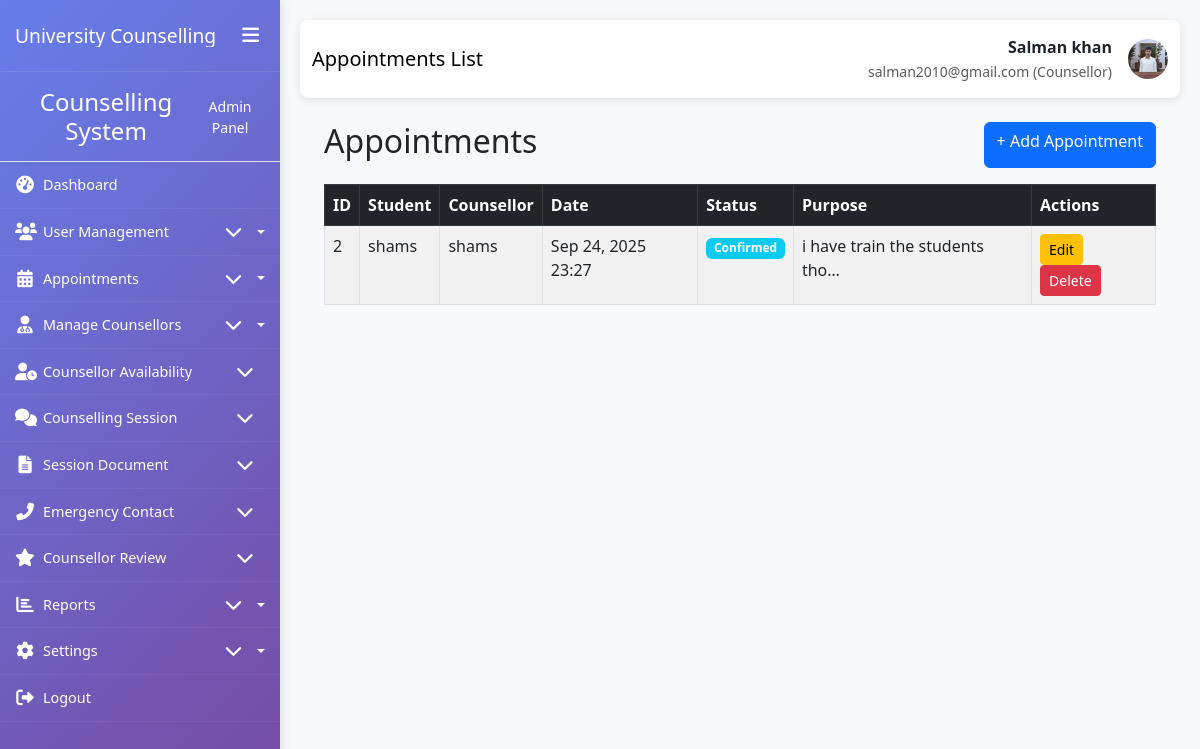
The app's page /appointments/ (signed in) with its own data.
### My_App/models.py (models this page shows, shortened)
class CustomUser(AbstractUser):
    ROLE_CHOICES = (
        ('student', 'Student'),
        ('counsellor', 'Counsellor'),
        ('admin', 'Administrator'),
    )
    role = models.CharField(max_length=20, choices=ROLE_CHOICES, default='student')
    phone_number = models.CharField(max_length=15, blank=True, null=True)
    date_of_birth = models.DateField(blank=True, null=True)
    profile_picture = models.ImageField(upload_to='profile_pics/', blank=True, null=True)
    created_at = models.DateTimeField(auto_now_add=True)
    updated_at = models.DateTimeField(auto_now=True)
    class Meta:
        permissions = [
            ("can_access_admin_panel", "Can access admin panel"),
            ("can_manage_users", "Can manage users"),
            ("can_manage_appointments", "Can manage appointments"),
            ("can_view_reports", "Can view reports"),
            ("can_manage_counsellors", "Can manage counsellors"),
        ]

class Appointment(models.Model):
    STATUS_CHOICES = (
        ('pending', 'Pending'),
        ('confirmed', 'Confirmed'),
        ('completed', 'Completed'),
        ('cancelled', 'Cancelled'),
        ('no_show', 'No Show'),
    )
    student = models.ForeignKey(Student, on_delete=models.CASCADE)
    counsellor = models.ForeignKey(Counsellor, on_delete=models.CASCADE)
    appointment_date = models.DateTimeField()
    duration_minutes = models.IntegerField(default=60)
    status = models.CharField(max_length=20, choices=STATUS_CHOICES, default='pending')
    purpose = models.TextField()
    concerns = models.TextField(blank=True, null=True)
    created_at = models.DateTimeField(auto_now_add=True)
    updated_at = models.DateTimeField(auto_now=True)
    class Meta:
        ordering = ['-appointment_date']
        unique_together = ['counsellor', 'appointment_date']
        permissions = [
            ("can_change_appointment_status", "Can change appointment status"),
            ("can_view_all_appointments", "Can view all appointments"),
        ]

class Student(models.Model):
    user = models.OneToOneField(CustomUser, on_delete=models.CASCADE, primary_key=True)
    student_id = models.CharField(max_length=20, unique=True)
    enrollment_date = models.DateField()
    FACULTY_CHOICES = (
        ('engineering', 'Engineering'),
        ('science', 'Science'),
        ('arts', 'Arts'),
        ('business', 'Business'),
        ('medicine', 'Medicine'),
        ('law', 'Law'),
    )
    faculty = models.CharField(max_length=50, choices=FACULTY_CHOICES)
    department = models.CharField(max_length=100)
    academic_year = models.IntegerField(
        validators=[MinValueValidator(1), MaxValueValidator(6)]
    )
    emergency_contact_name = models.CharField(max_length=100)
    emergency_contact_phone = models.CharField(max_length=15)
    address = models.TextField(blank=True, null=True)
    class Meta:
        permissions = [
            ("can_view_own_appointments", "Can view own appointments"),
            ("can_book_appointment", "Can book appointment"),
            ("can_view_own_records", "Can view own records"),
            ("can_cancel_appointment", "Can cancel appointment"),
        ]

class Counsellor(models.Model):
    user = models.OneToOneField(CustomUser, on_delete=models.CASCADE, primary_key=True)
    specialization = models.CharField(max_length=100)
    license_number = models.CharField(max_length=50, unique=True)
    experience_years = models.IntegerField(default=0)
    qualifications = models.TextField()
    bio = models.TextField(blank=True, null=True)
    AREA_OF_EXPERTISE_CHOICES = (
        ('academic', 'Academic Counselling'),
        ('career', 'Career Counselling'),
        ('personal', 'Personal Counselling'),
        ('mental_health', 'Mental Health'),
        ('crisis', 'Crisis Intervention'),
    )
    area_of_expertise = models.CharField(max_length=50, choices=AREA_OF_EXPERTISE_CHOICES)
    is_available = models.BooleanField(default=True)
    max_students = models.IntegerField(default=20)
    class Meta:
        permissions = [
            ("can_view_student_records", "Can view student records"),
            ("can_manage_schedule", "Can manage schedule"),
            ("can_write_session_notes", "Can write session notes"),
            ("can_view_all_appointments", "Can view all appointments"),
            ("can_manage_own_availability", "Can manage own availability"),
        ]

### My_App/views.py (the view)
# urls.py: path('appointments/', views.appointment_list, name='appointment_list'),
def appointment_list(request):
    appointments = Appointment.objects.all().select_related('student', 'counsellor')
    return render(request, 'My_Admin/appointments/list.html', {'appointments': appointments})

### templates/My_Admin/appointments/list.html (shortened to what this page needs)
{% extends 'My_Admin/base1.html' %}
{% block page_title %}Appointments List{% endblock %}
{% block content %}
<div class="container mt-4">
    <div class="d-flex justify-content-between mb-3">
        <h2>Appointments</h2>
        <a href="{% url 'appointment_create' %}" class="btn btn-primary">+ Add Appointment</a>
    </div>
    <table class="table table-bordered table-striped">
        <thead class="table-dark">
            <tr>
                <th>ID</th>
                <th>Student</th>
                <th>Counsellor</th>
                <th>Date</th>
                <th>Status</th>
                <th>Purpose</th>
                <th>Actions</th>
            </tr>
        </thead>
        <tbody>
        {% for appointment in appointments %}
            <tr>
                <td>{{ appointment.id }}</td>
                <td>{{ appointment.student.user.username }}</td>
                <td>{{ appointment.counsellor.user.username }}</td>
                <td>{{ appointment.appointment_date|date:"M d, Y H:i" }}</td>
                <td><span class="badge bg-info">{{ appointment.get_status_display }}</span></td>
                <td>{{ appointment.purpose|truncatechars:30 }}</td>
                <td>
                    <a href="{% url 'appointment_update' appointment.id %}" class="btn btn-sm btn-warning">Edit</a>
                    <button class="btn btn-sm btn-danger" onclick="deleteAppointment({{ appointment.id }})">Delete</button>
                </td>
            </tr>
        {% empty %}
            <tr><td colspan="7" class="text-center">No appointments found</td></tr>
        {% endfor %}
        </tbody>
    </table>
</div>
{% endblock %}

### templates/My_Admin/base1.html (shortened to what this page needs)
<!DOCTYPE html>
<html lang="en">
<head>
    <link href="https://cdn.jsdelivr.net/npm/bootstrap@5.3.0/dist/css/bootstrap.min.css" rel="stylesheet">
    <link href="https://cdnjs.cloudflare.com/ajax/libs/font-awesome/6.0.0/css/all.min.css" rel="stylesheet">
    <link href="https://cdn.jsdelivr.net/npm/sweetalert2@11/dist/sweetalert2.min.css" rel="stylesheet">
</head>
<body>
    <div class="container-fluid p-0">
        <div class="row g-0">
            <div class="sidebar" id="sidebar">
                <div class="sidebar-header">
                    <h3>University Counselling</h3>
                    <button class="sidebar-toggle d-none d-lg-block" id="sidebarToggle">
                        <i class="fas fa-bars"></i>
                    </button>
                </div>
                <div class="sidebar-content">
                    {% include 'My_Admin/sidebar.html' %}
                </div>
            </div>
            <div class="main-content" id="mainContent">
                <nav class="navbar navbar-expand-lg navbar-custom">
                    <div class="container-fluid">
                        <span class="navbar-brand">{% block page_title %}Dashboard{% endblock %}</span>
                        <div class="d-flex align-items-center">
                            <div class="me-3 text-end d-none d-md-block">
                                <div class="fw-bold">{{ user.get_full_name|default:user.username }}</div>
                                <small class="text-muted">{{ user.email }} ({{ user.role|title }})</small>
                            </div>
                            {% if user.profile_picture %}
                            <img src="{{ user.profile_picture.url }}" alt="Profile" class="user-profile-img">
                            {% else %}
                            <div class="user-profile-img bg-secondary d-flex align-items-center justify-content-center text-white">
                                <i class="fas fa-user"></i>
                            </div>
                            {% endif %}
                        </div>
                    </div>
                </nav>
                <div class="container-fluid">
                    {% block content %}{% endblock %}
                </div>
            </div>
        </div>
    </div>
</body>
</html>

### templates/My_Admin/base1.html (style rules this page uses)
:root { --sidebar-width: 280px; --sidebar-collapsed-width: 70px; --sidebar-bg: linear-gradient(135deg, #667eea 0%, #764ba2 100%); --content-padding: 20px; --transition-speed: 0.3s; }
body { overflow-x: hidden; font-family: 'Segoe UI', Tahoma, Geneva, Verdana, sans-serif; background-color: #f8f9fa; }
.sidebar { background: var(--sidebar-bg); color: white; min-height: 100vh; position: fixed; width: var(--sidebar-width); transition: all var(--transition-speed) ease; z-index: 1000; box-shadow: 2px 0 10px rgba(0,0,0,0.1); overflow-y: auto; }
.sidebar-header { padding: 20px 15px; border-bottom: 1px solid rgba(255,255,255,0.1); display: flex; align-items: center; justify-content: space-between; }
.sidebar-header h3 { font-size: 1.2rem; margin: 0; white-space: nowrap; overflow: hidden; }
.sidebar-toggle { background: none; border: none; color: white; font-size: 1.2rem; cursor: pointer; }
.main-content { margin-left: var(--sidebar-width); padding: var(--content-padding); transition: all var(--transition-speed) ease; min-height: 100vh; width: calc(100% - var(--sidebar-width)); }
.navbar-custom { background: white; box-shadow: 0 2px 10px rgba(0,0,0,0.1); padding: 15px 0; margin-bottom: 20px; border-radius: 8px; }
.user-profile-img { width: 40px; height: 40px; border-radius: 50%; object-fit: cover; }
.sidebar { background: var(--sidebar-bg); color: white; height: 100vh; position: fixed; top: 0; left: 0; width: var(--sidebar-width); transition: all var(--transition-speed) ease; z-index: 1000; box-shadow: 2px 0 10px rgba(0,0,0,0.1); overflow-y: auto; overflow-x: hidden; scrollbar-width: thin; scrollbar-color: rgba(255,255,255,0.4) transparent; }

### records on screen
CustomUser: get_full_name "Salman khan", email "salman2010@gmail.com", role "Counsellor", profile_picture (picture)
Appointment: id "2", student.user.username "shams", counsellor.user.username "shams", appointment_date "Sep 24, 2025 23:27", status "Confirmed", purpose "i have train the students tho…"
